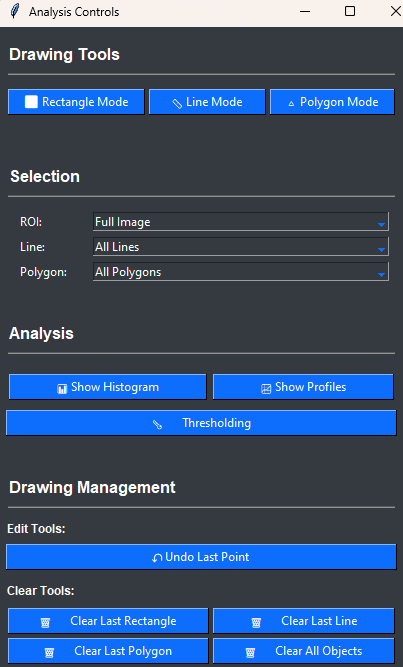
#> input picture assets/analysis_controls.png, 403 x 667 px
$ python -i plot_analyzer.py   (imports and definitions only)
#> lines starting #> are read from the running program, lines starting #| are printed output that depends on the picture
"""Plotting and analysis visualization functionality for the Parameter project.

This module provides comprehensive plotting capabilities for image analysis including
pixel profiles and histograms. It handles matplotlib backend detection and compatibility
with OpenCV applications, providing both interactive and non-interactive plotting modes.

The module automatically detects the runtime environment and selects appropriate
matplotlib backends to prevent conflicts between OpenCV and matplotlib GUI systems.
It supports both standard matplotlib display and OpenCV window display for plots.

Main Classes:
    PlotAnalyzer: Handles creation and management of analysis plots

Main Functions:
    _test_matplotlib_backend: Tests matplotlib backend compatibility
    _detect_opencv_context: Detects OpenCV application environment
    _check_pyqt5_conflict: Checks for PyQt5 installation conflicts

Usage:
    analyzer = PlotAnalyzer()
    analyzer.create_histogram_plot(image, title="Image Histogram")
    analyzer.create_pixel_profile_plot(image, (x1, y1, x2, y2), "Pixel Profile")
"""

import cv2
import numpy as np
import os
import json
import io
from typing import List, Tuple, Optional, Dict, Any

# [84 lines left out: functions _test_matplotlib_backend, _detect_opencv_context, _check_pyqt5_conflict, not called in this run]

# [58 lines not run here, left out]

class PlotAnalyzer:
    """Handles image analysis plotting features including pixel profiles and histograms.

    This class provides comprehensive plotting capabilities for image analysis tasks.
    It automatically handles matplotlib backend compatibility with OpenCV applications,
    manages thread-safe plotting operations, and provides both interactive and
    non-interactive plotting modes.

    The class supports:
    - Histogram plotting for color and grayscale images
    - Pixel intensity profile plotting along lines
    - ROI (Region of Interest) and polygon-based analysis
    - Automatic backend selection for OpenCV compatibility
    - Plot export functionality with high-quality rendering
    - Thread-safe plotting operations to prevent GUI conflicts

    Attributes:
        CONFIG_FILE (str): Path to the plot settings configuration file
        plot_windows (Dict): Dictionary tracking open matplotlib plot windows
        plot_settings (Dict): Current plot styling and configuration settings
        _plot_thread (Thread): Background thread for safe plotting operations
        _plot_queue (Queue): Queue for thread-safe plot requests
        _thread_lock (Lock): Threading lock for synchronization
        _plotting_active (bool): Flag indicating if plotting thread is active
        _current_backend (str): Currently active matplotlib backend
        _is_tkinter_backend (bool): Whether using TkAgg backend
        _is_agg_backend (bool): Whether using Agg (non-interactive) backend
        _opencv_detected (bool): Whether OpenCV context was detected

    Examples:
        >>> analyzer = PlotAnalyzer()
        >>> histogram_data = analyzer.calculate_histogram(image)
        >>> analyzer.create_histogram_plot(image, title="Image Analysis")
        >>> profile_data = analyzer.calculate_pixel_profile(image, (x1, y1, x2, y2))
        >>> analyzer.create_pixel_profile_plot(image, (x1, y1, x2, y2), "Line Profile")
    """

    CONFIG_FILE = os.path.join(os.path.expanduser("~"), ".parameter_plot_settings.json")

    def __init__(self):
        """Initialize the PlotAnalyzer with backend detection and configuration.

        Sets up the plotting system by detecting the runtime environment,
        configuring appropriate matplotlib backends, initializing threading
        components for safe plotting, and loading user plot settings.

        The initialization process:
        1. Detects matplotlib availability and OpenCV context
        2. Sets up thread-safe plotting infrastructure
        3. Determines optimal backend configuration
        4. Loads user plot styling preferences

        Raises:
            ImportError: If matplotlib is not available and plotting is attempted.

        Examples:
            >>> analyzer = PlotAnalyzer()
            >>> print(f"Using backend: {analyzer._current_backend}")
            >>> print(f"OpenCV detected: {analyzer._opencv_detected}")
        """
        self.plot_windows = {}  # Track open matplotlib windows
        self.plot_settings = self._load_plot_settings()
        self._plot_thread = None
        self._plot_queue = Queue() if MATPLOTLIB_AVAILABLE else None
        self._thread_lock = threading.Lock() if MATPLOTLIB_AVAILABLE else None
        self._plotting_active = False

        # Store which backend we're using for special handling
        self._current_backend = matplotlib.get_backend() if MATPLOTLIB_AVAILABLE else None
        self._is_tkinter_backend = self._current_backend == 'TkAgg' if MATPLOTLIB_AVAILABLE else False
        self._is_agg_backend = self._current_backend == 'Agg' if MATPLOTLIB_AVAILABLE else False
        self._opencv_detected = _detect_opencv_context() if MATPLOTLIB_AVAILABLE else False

    # [59 lines left out: function _figure_to_opencv_image, not called in this run]

    def _load_plot_settings(self) -> Dict[str, Any]:
        """Load plot settings from configuration file with fallback defaults.

        This method loads user-customized plot settings from a JSON configuration file
        stored in the user's home directory. If the file doesn't exist or contains
        errors, it returns comprehensive default settings for both histogram and
        profile plots including styling, colors, and layout preferences.

        Returns:
            Dict[str, Any]: Dictionary containing plot settings with keys:
                - 'histogram_settings': Settings for histogram plots
                - 'profile_settings': Settings for profile plots
                - 'presets': User-defined plot presets
                Each settings dict contains figure_size, dpi, colors, fonts, etc.

        Examples:
            >>> analyzer = PlotAnalyzer()
            >>> settings = analyzer._load_plot_settings()
            >>> print(f"Figure size: {settings['histogram_settings']['figure_size']}")
            >>> print(f"Line width: {settings['profile_settings']['line_width']}")

        Performance:
            Time Complexity: O(1) - simple file read and JSON parse.
            Space Complexity: O(1) - fixed-size configuration dictionary.
        """
        default_settings = {
            "histogram_settings": {
                "figure_size": (12, 7),  # Larger figure for better quality
                "dpi": 150,  # Higher DPI for matplotlib rendering
                "grid": True,
                "grid_alpha": 0.3,
                "title_fontsize": 16,  # Larger fonts for better readability
                "axis_fontsize": 14,
                "line_width": 2.5,  # Slightly thicker lines
                "line_alpha": 0.9,  # Less transparency for cleaner appearance
                "show_legend": True,
                "colors": {
                    "blue": "#051B7C",    # Professional blue
                    "green": "#2ca02c",   # Professional green
                    "red": "#d62728",     # Professional red
                    "gray": "#2c2c2c"     # Dark gray instead of black
                }
            },
            "profile_settings": {
                "figure_size": (12, 7),  # Larger figure for better quality
                "dpi": 150,  # Higher DPI for matplotlib rendering
                "grid": True,
                "grid_alpha": 0.3,
                "title_fontsize": 16,  # Larger fonts for better readability
                "axis_fontsize": 14,
                "line_width": 2.5,  # Slightly thicker lines
                "line_alpha": 0.9,  # Less transparency for cleaner appearance
                "show_legend": True,
                "colors": {
                    "blue": "#051B7C",    # Professional blue
                    "green": "#2ca02c",   # Professional green
                    "red": "#d62728",     # Professional red
                    "gray": "#2c2c2c"     # Dark gray instead of black
                }
            },
            "presets": {}
        }

        try:
            if os.path.exists(self.CONFIG_FILE):
                with open(self.CONFIG_FILE, 'r') as f:
                    settings = json.load(f)

                # Ensure all required settings exist by merging with defaults
                if "histogram_settings" not in settings:
                    settings["histogram_settings"] = default_settings["histogram_settings"]
                if "profile_settings" not in settings:
                    settings["profile_settings"] = default_settings["profile_settings"]
                if "presets" not in settings:
                    settings["presets"] = {}

                return settings
            return default_settings
        except Exception:
            # If there's any error loading settings, return defaults
            return default_settings

    # [1140 lines left out: functions update_plot_settings, _plot_worker, _start_plot_thread, _stop_plot_thread, create_pixel_profile_plot, _create_pixel_profile_plot_internal and 8 more, not called in this run]

    def cleanup(self) -> None:
        """Clean up the plot analyzer and stop all threading operations.

        This method performs comprehensive cleanup of the PlotAnalyzer instance,
        ensuring proper resource deallocation and thread termination. It should be
        called when the analyzer is no longer needed to prevent memory leaks and
        ensure clean application shutdown.

        The cleanup process includes:
        1. Closing all open plot windows (matplotlib and OpenCV)
        2. Stopping the background plotting thread
        3. Clearing all plot tracking data structures
        4. Releasing threading resources (locks, queues)

        This method is automatically called by the destructor (__del__) but can
        also be called manually for explicit cleanup control.

        Examples:
            >>> analyzer = PlotAnalyzer()
            >>> analyzer.create_histogram_plot(image)
            >>> analyzer.create_pixel_profile_plot(image, (0, 0, 100, 100))
            >>> # Explicitly clean up when done
            >>> analyzer.cleanup()
            >>> # Analyzer should not be used after cleanup

        Performance:
            Time Complexity: O(n) where n is the number of open plots and threads.
            Space Complexity: O(1) - releases all tracked resources.
        """
        if not MATPLOTLIB_AVAILABLE:
            return

        try:
            # Close all plots first
            self.close_all_plots()

            # Stop the plotting thread
            self._stop_plot_thread()
        except Exception as e:
            print(f"Error during cleanup: {e}")

    def __del__(self) -> None:
        """Destructor to ensure proper cleanup when the object is garbage collected.

        This special method is automatically called by Python's garbage collector
        when the PlotAnalyzer instance is being destroyed. It ensures that all
        resources are properly cleaned up even if the user forgets to call cleanup()
        explicitly, preventing resource leaks and orphaned threads.

        The destructor calls the cleanup() method within a try-except block to
        handle any potential errors during the destruction process without raising
        exceptions that could interfere with garbage collection.

        Note:
            While this provides automatic cleanup, it's recommended to call cleanup()
            explicitly for deterministic resource management, as the timing of
            destructor execution depends on Python's garbage collection behavior.

        Examples:
            >>> analyzer = PlotAnalyzer()
            >>> analyzer.create_histogram_plot(image)
            >>> # When analyzer goes out of scope, __del__ is called automatically
            >>> del analyzer  # Explicit deletion triggers __del__

        Performance:
            Time Complexity: Same as cleanup() - O(n) where n is number of resources.
            Space Complexity: O(1) - releases all resources without allocation.
        """
        try:
            self.cleanup()
        except:
            pass  # Ignore errors during destruction

>>> import cv2
>>> picture = cv2.imread('../../../assets/analysis_controls.png', cv2.IMREAD_GRAYSCALE)
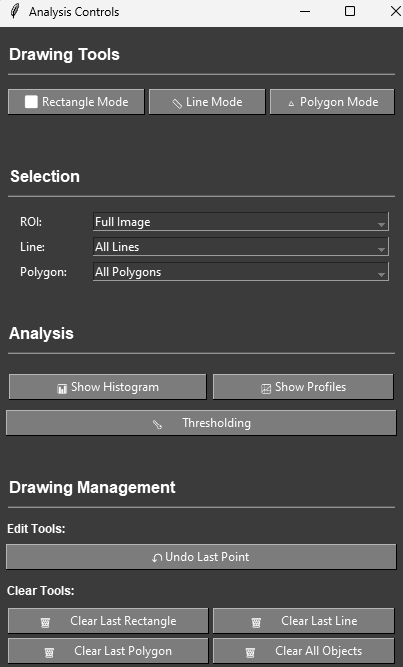
#> picture: shape (667, 403); min 0, max 255, mean 84.8
#> (the run stopped early here; a loop or call above may not have finished)

$ run again, on assets/export_window.png
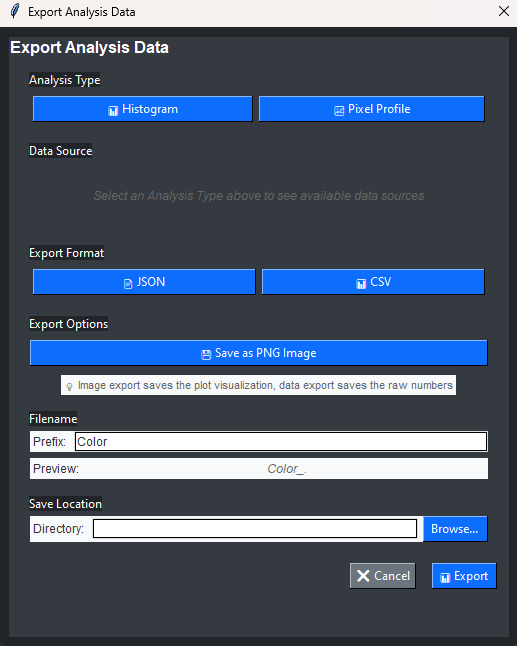
#> input picture assets/export_window.png, 517 x 646 px
#> `picture = cv2.imread('../../../assets/analysis_controls.png', cv2.IMRE..`:
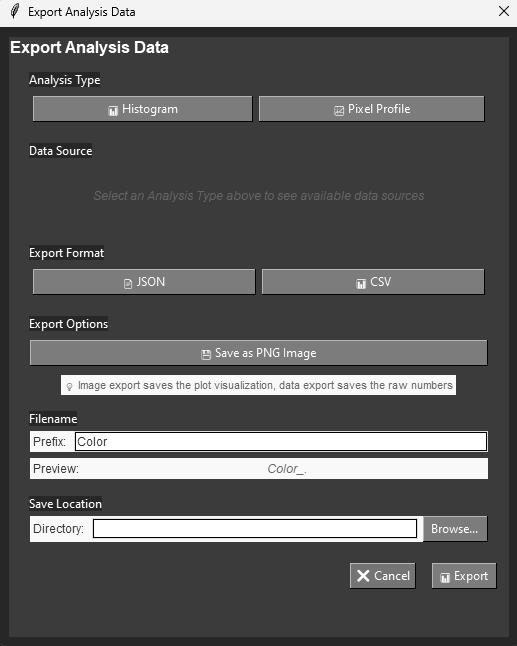
#> picture: shape (646, 517); min 0, max 255, mean 93.7
